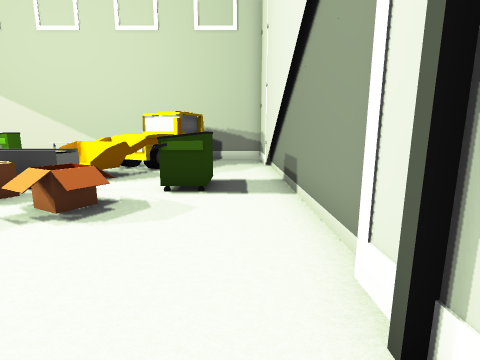
[1] (above)

12 first-person views from a walk through a 3-D level made in the Unity game engine. The camera is 1.3 m above the floor, tilts 10° down and sees 85° across. The floor is counted in squares, 1 m on a side. Each view is taken from the middle of a square. On the plan, view 1 faces up. The plan holds only what a view shows up to about 13 squares ahead; the rest is blank. The place goes on beyond the plan. Some surface patterns are stand-ins.

[2]
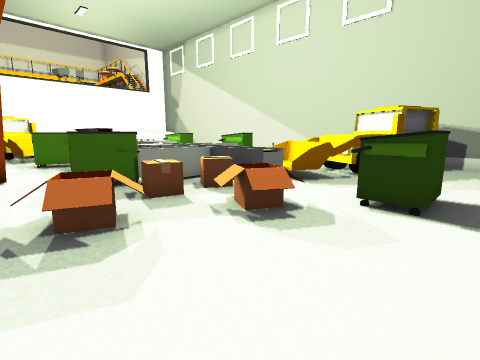

[3]
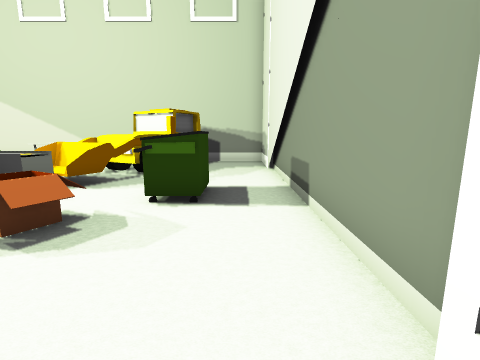

[4]
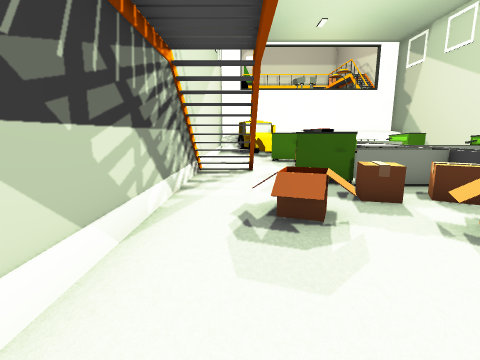

[5]
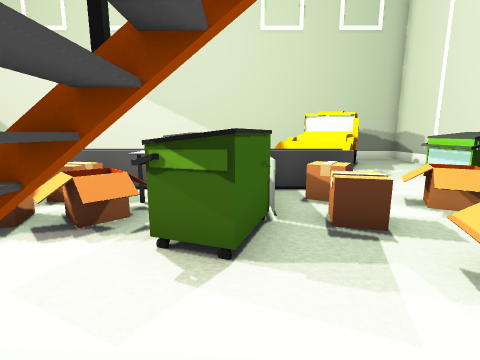

[6]
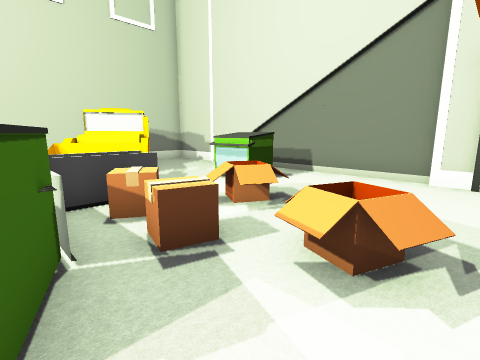

[7]
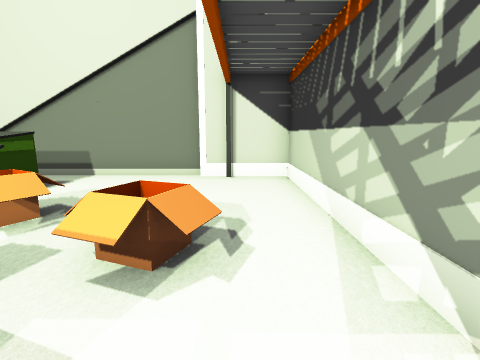

[8]
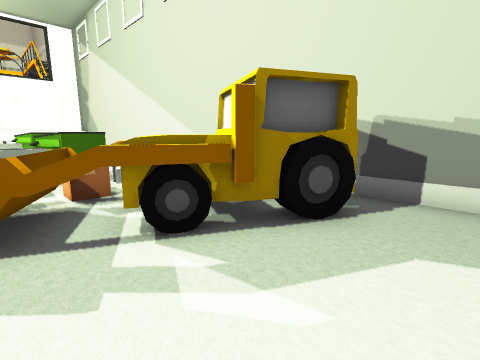

[9]
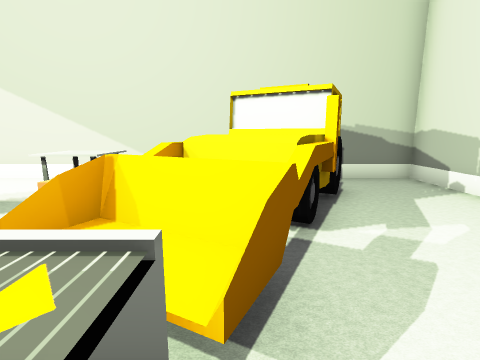

[10]
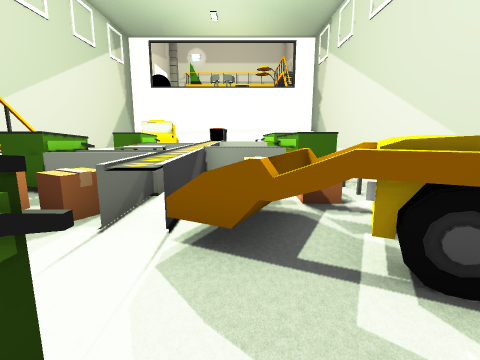

[11]
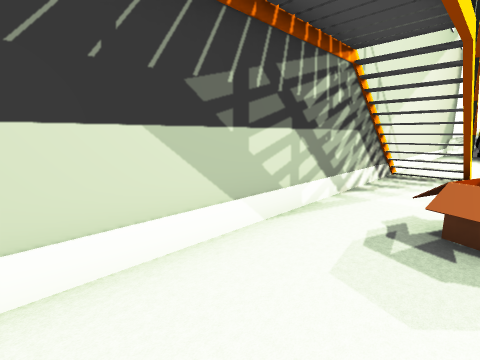

[12]
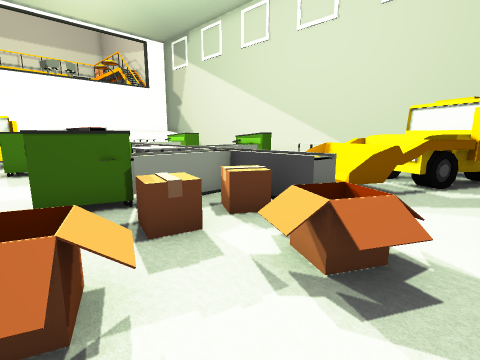

### Floor plan
Key: @ floor where view 1 was taken; # wall or solid block; . main floor; : floor 0.25 m higher than the main floor; / step, stairs or slope; = window, fence, low wall or low ledge; ^ raised ledge; v drop or lower ground; T TV; O other object.
Columns run from 10 left of view 1 to 1 right of it. Each row starts with its distance up from view 1.
 14 ############
 13  .      ...#
 12  ..   OOO..#
 11 OOOOO OOO..#
 10  O.OTOOO...#
  9  =OOTOOO...#
  8   OOO:O....#
  7 ^^^^^^O.OO.#
  6 ^^OO^T..OO.#
  5 TvOO#T/T...#
  4 T:OOTT//...#
  3  .OO.T/....#
  2   ##.T/....#
  1  ##........#
  0   #.......@#
 -1   ##########

Positions as (right, up) in squares from view 1, and headings:
1: (0, 0), facing up
2: (0, 1), facing up-left
3: (0, 1), facing up
4: (0, 1), facing left
5: (-7, 0), facing up
6: (-7, 1), facing up-right
7: (-7, 1), facing right
8: (0, 8), facing up-left
9: (-4, 6), facing up
10: (-1, 8), facing left
11: (0, 2), facing down-left
12: (-2, 2), facing up-left
